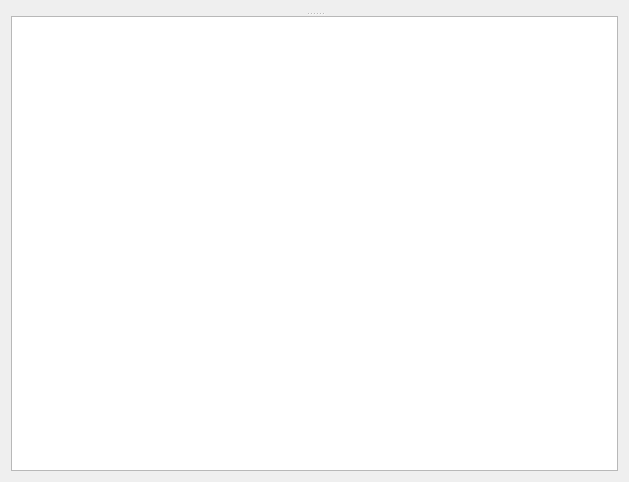
<?xml version="1.0" encoding="UTF-8"?>
<ui version="4.0">
 <class>Form</class>
 <widget class="QWidget" name="Form">
  <property name="geometry">
   <rect>
    <x>0</x>
    <y>0</y>
    <width>629</width>
    <height>482</height>
   </rect>
  </property>
  <property name="windowTitle">
   <string>Form</string>
  </property>
  <layout class="QVBoxLayout" name="verticalLayout_6">
   <item>
    <widget class="QSplitter" name="splitter">
     <property name="sizePolicy">
      <sizepolicy hsizetype="Preferred" vsizetype="Expanding">
       <horstretch>0</horstretch>
       <verstretch>0</verstretch>
      </sizepolicy>
     </property>
     <property name="orientation">
      <enum>Qt::Vertical</enum>
     </property>
     <property name="opaqueResize">
      <bool>false</bool>
     </property>
     <property name="handleWidth">
      <number>5</number>
     </property>
     <widget class="QWidget" name="verticalLayoutWidget">
      <layout class="QVBoxLayout" name="mainVLayout"/>
     </widget>
     <widget class="QWidget" name="verticalLayoutWidget_2">
      <layout class="QVBoxLayout" name="bottomVLayout">
       <item>
        <widget class="QListWidget" name="outputListView"/>
       </item>
      </layout>
     </widget>
    </widget>
   </item>
  </layout>
 </widget>
 <resources/>
 <connections/>
</ui>
